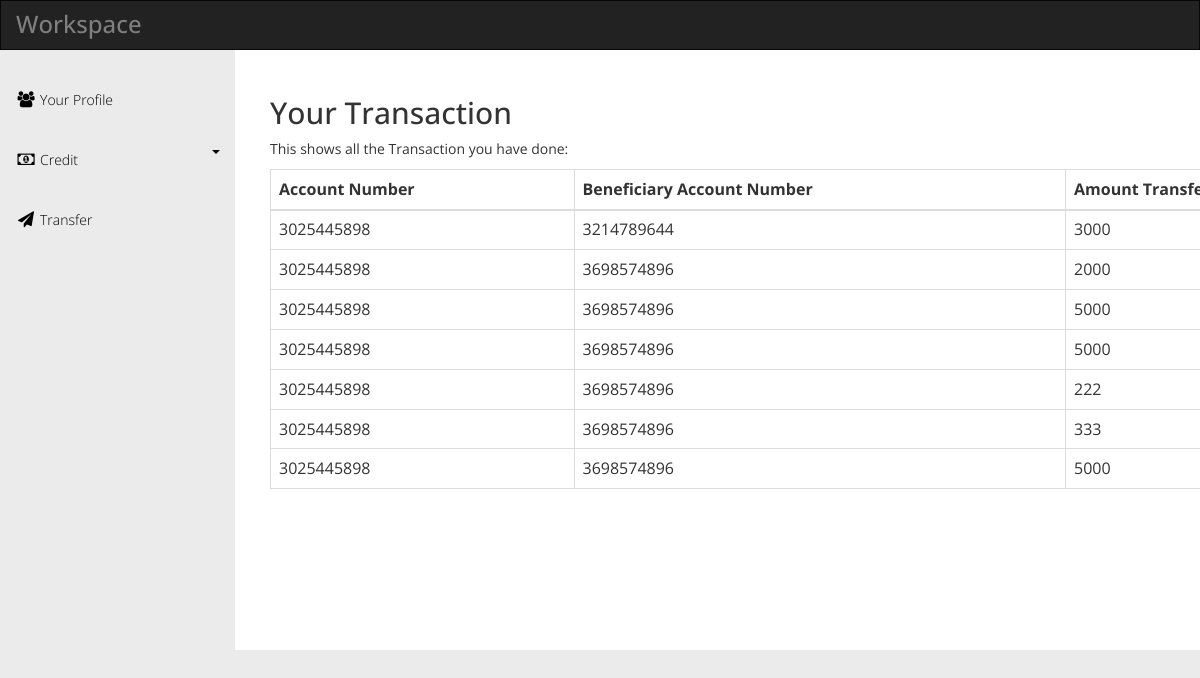
/transaction.php (signed in), run on the app's committed database.
### tables this page shows
CREATE TABLE `Transaction` (
  `Account_no` varchar(40) NOT NULL,
  `Account_to` varchar(40) NOT NULL,
  `Amount` bigint(20) NOT NULL,
  KEY `Account_no` (`Account_no`),
  CONSTRAINT `Transaction_ibfk_1` FOREIGN KEY (`Account_no`) REFERENCES `Customer_list` (`Account_no`) ON DELETE CASCADE ON UPDATE CASCADE
);

### transaction.php (the view, shortened to what this page needs)
<html>
<head>
  <link rel="stylesheet" href="css/templatemo_main.css">
</head>
<body>
<div id="main-wrapper">
    <div class="navbar navbar-inverse" role="navigation">
      <div class="navbar-header">
        <div class="logo"><h1>Workspace</h1></div>
      </div>
    </div>
    <div class="template-page-wrapper">
      <div class="navbar-collapse collapse templatemo-sidebar">
        <ul class="templatemo-sidebar-menu">
 <li><a href="profile.php"><i class="fa fa-users"></i>Your Profile</a></li>
  <li class="sub">
            <a href="javascript:;">
              <i class="fa fa-money"></i>Credit <div class="pull-right"><span class="caret"></span></div>
            </a>
          </li>
  <li><a href="transfer.php"><i class="fa fa-send"></i>Transfer</a></li>
    </div>
</div>
</div>
<div class="templatemo-content-wrapper">
        <div class="templatemo-content">
<div class="row " >
            <div class="col-md-12">
</div>
</div>
<body>
<div class="container">
  <h2>Your Transaction</h2>
  <p>This shows all the Transaction you have done:</p>
  <table class="table table-bordered">
    <thead>
      <tr>
        <th>Account Number</th>
        <th>Beneficiary Account Number</th>
        <th>Amount Transfered</th>
      </tr>
    </thead>
    <tbody>
      <tr>
        <?php
require 'db.php';
$temp = $_SESSION['POST'];
$Account_no =$temp['Account_no'];
$query1="SELECT * FROM Transaction where Account_no ='$Account_no'";
$query1_data=mysqli_query($conn, $query1);
while($query1_row=mysqli_fetch_assoc($query1_data)){
$Account_no =$query1_row['Account_no'];
$Account_to =$query1_row['Account_to'];
$Amount =$query1_row['Amount'];
echo "<tr><td> $Account_no</td>";
echo "<td> $Account_to</td>";
echo "<td> $Amount</td></tr>";
}
 ?>
      </tr>
    </tbody>
  </table>
</div>
</body>
</html>
</body>
</html>

### css/templatemo_main.css (style rules this page uses)
* { font-family: 'Open Sans', sans-serif; }
body { background-color: rgb(235,235,235); }
h1 { font-size: 24px; }
.logo { display: inline-block; }
.logo h1 { font-size: 24px; margin: 10px 15px; }
.templatemo-content-wrapper { float: left; width: 100%; }
.templatemo-content { margin-left: 235px; margin-top: 0px; min-height: 600px; padding: 25px 20px 0 20px; background-color: white; overflow-x: hidden; }
.navbar { margin-bottom: 0; border-radius: 0; }
.navbar-header { color: rgb(127,127,127); }
.templatemo-sidebar { padding: 0; margin-top: 20px; }
.templatemo-sidebar .templatemo-sidebar-menu { list-style: none; margin: 0; padding: 0; }
.templatemo-sidebar .templatemo-sidebar-menu > li { display: block; margin: 0; padding: 0; border: 0px; }
.templatemo-sidebar .templatemo-sidebar-menu > li > a { display: block; position: relative; margin: 0; border: 0px; padding: 20px 15px; text-decoration: none; font-size: 14px; font-weight: 300; }
.templatemo-sidebar-menu a { color: black; }
.templatemo-sidebar .templatemo-sidebar-menu > li > a > i { font-size: 16px; top: 2px; margin-top: 1px; margin-left: 1px; margin-right: 4px; display: inline-block; width: 1.25em; text-align: center; }
@media screen and (min-width: 992px) { .templatemo-sidebar { width: 235px; float: left; position: relative; margin-right: -100%; } }

### data on the page
transaction: Account_no "3025445898", Account_to "3214789644", Amount "3000"
transaction: Account_no "3025445898", Account_to "3698574896", Amount "2000"
transaction: Account_no "3025445898", Account_to "3698574896", Amount "5000"
transaction: Account_no "3025445898", Account_to "3698574896", Amount "5000"
transaction: Account_no "3025445898", Account_to "3698574896", Amount "222"
transaction: Account_no "3025445898", Account_to "3698574896", Amount "333"
transaction: Account_no "3025445898", Account_to "3698574896", Amount "5000"
